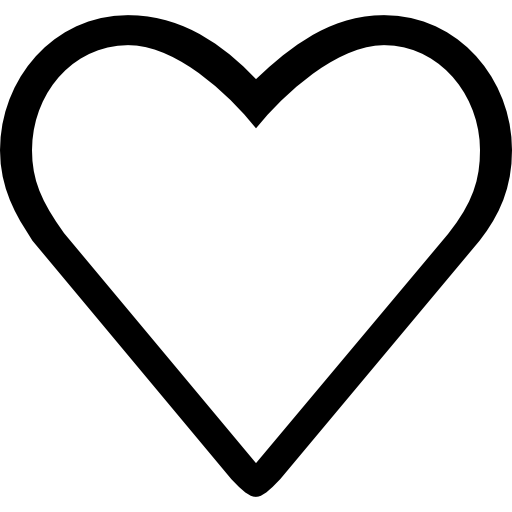
#> input picture CNVRT/testIMG.jpg, 512 x 512 px
$ python -i convertor.py   (imports and definitions only)
#> lines starting #> are read from the running program, lines starting #| are printed output that depends on the picture; after the words box and inside, x2 and y2 are one past the last pixel; in counts of white or black regions, pixels touching at a corner belong together
from PIL import Image
import sys
import os


def merge_forward_commands(commands):
    merged = []
    acc = 0

    for cmd in commands:
        if cmd.startswith("F "):
            acc += int(cmd.split()[1])
        else:
            if acc > 0:
                merged.append(f"F {acc}")
                acc = 0
            merged.append(cmd)

    if acc > 0:
        merged.append(f"F {acc}")

    return merged

DIRS = {
    (1, 0): 0,
    (0, 1): 90,
    (-1, 0): 180,
    (0, -1): 270
}

VECT = {
    0: (1, 0),
    90: (0, 1),
    180: (-1, 0),
    270: (0, -1)
}


def turn(commands, current, target):
    diff = (target - current) % 360
    if diff == 90:
        commands.append("R 90")
    elif diff == 270:
        commands.append("R -90")
    elif diff == 180:
        commands.append("R 90")
        commands.append("R 90")
    return target

def find_contours(pixels, w, h):
    visited = [[False]*w for _ in range(h)]
    contours = []

    def is_black(x, y):
        return 0 <= x < w and 0 <= y < h and pixels[x, y] == 0

    for y in range(h):
        for x in range(w):
            if not is_black(x, y) or visited[y][x]:
                continue

            stack = [(x, y)]
            contour = []

            while stack:
                cx, cy = stack.pop()
                if visited[cy][cx]:
                    continue
                visited[cy][cx] = True

                boundary = False
                for dx, dy in DIRS:
                    nx, ny = cx + dx, cy + dy
                    if not is_black(nx, ny):
                        boundary = True

                if boundary:
                    contour.append((cx, cy))

                for dx, dy in DIRS:
                    nx, ny = cx + dx, cy + dy
                    if is_black(nx, ny) and not visited[ny][nx]:
                        stack.append((nx, ny))

            if len(contour) > 1:
                contours.append(contour)

    return contours


def contour_to_commands(contour, step):
    commands = ["paintON"]
    direction = 0

    cx, cy = contour[0]

    for nx, ny in contour[1:]:
        dx, dy = nx - cx, ny - cy

        if (dx, dy) not in DIRS:
            continue

        target_dir = DIRS[(dx, dy)]
        direction = turn(commands, direction, target_dir)
        commands.append(f"F {step}")

        cx, cy = nx, ny

    commands.append("paintOFF")
    return commands


def image_to_commands_arduino(
    image_path,
    output_path="arduino_commands.txt",
    grid_size=12,
    step_length=10
):
#> called with image_path = 'testIMG.jpg', output_path = 'arduino_commands.txt', grid_size = 12, step_length = 10
    img = Image.open(image_path).convert("L")
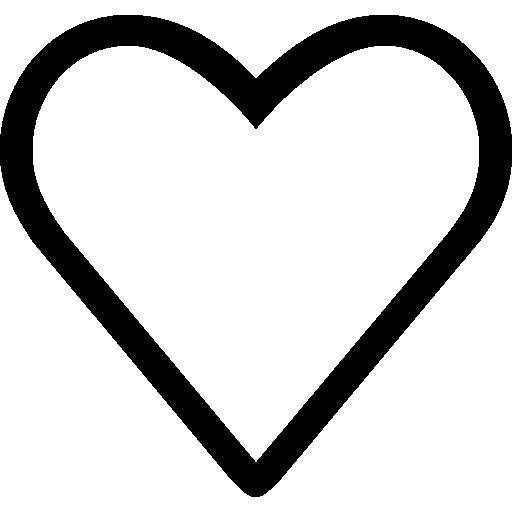
#> img: PIL image 512x512 L; 81.9% white; 1 black region, box (x1, y1, x2, y2) and area: (0, 15, 512, 497) 47346
    img = img.resize((grid_size, grid_size))
    img_bw = img.point(lambda x: 0 if x < 128 else 255, "1")

    pixels = img_bw.load()

    contours = find_contours(pixels, grid_size, grid_size)
#> contours = [[(2, 0), (3, 0)], [(8, 0), (9, 0)], [(4, 1), (5, 1), (5, 2), (6, 2), (6, 1), (7, 1)], [(0, 2), (0, 3), (0, 4)], [(11, 2), (11, 3), (11, 4)], [(1, 5), (1, 6)], [(10, 5), (10, 6)], [(5, 10), (6, 10)]]

    commands = []
    for contour in contours:
        commands.extend(contour_to_commands(contour, step_length))
#> this loop made 8 passes
#> after the loop, commands = 38 items, first 6: 'paintON', 'F 10', 'paintOFF', 'paintON', 'F 10', 'paintOFF'

    # 🔥 ОБЪЕДИНЕНИЕ F
    commands = merge_forward_commands(commands)
#> the loop in merge_forward_commands, `for cmd in commands:` made 38 passes
#> (cmd, acc) on passes 2, 3, 5, 6, 8, 9, 10, 11, 12, 13, 14, 15: ('F 10', 10), ('paintOFF', 0), ('F 10', 10), ('paintOFF', 0), ('F 10', 10), ('R 90', 0), ('F 10', 10), ('R -90', 0), ('F 10', 10), ('R -90', 0), ('F 10', 10), ('R 90', 0)
#> cmd on passes 1, 4, 7, 18, 19, 23: 'paintON', 'paintON', 'paintON', 'paintON', 'R 90', 'paintON'
#> after the loop in merge_forward_commands, `for cmd in commands:`: acc = 0; merged = 36 items, first 6: 'paintON', 'F 10', 'paintOFF', 'paintON', 'F 10', 'paintOFF'
#> commands has the same summary as merged in merge_forward_commands

    with open(output_path, "w", encoding="utf-8") as f:
        for c in commands:
            f.write("\"" + c + "\",\n")
#> this loop made 36 passes
#> c on passes 1 to 12: 'paintON', 'F 10', 'paintOFF', 'paintON', 'F 10', 'paintOFF', 'paintON', 'F 10', 'R 90', 'F 10', 'R -90', 'F 10'

    print(f"Контуров: {len(contours)}")
#| Контуров: 8
    print(f"Команд: {len(commands)}")
#| Команд: 36
    print(f"Файл: {output_path}")

    print("\nУпрощённое изображение:")
    for y in range(grid_size):
        print("".join("X" if pixels[x, y] == 0 else "." for x in range(grid_size)))
#> this loop made 12 passes
#> (printed output is left out)


def main():
    if len(sys.argv) > 1:
        image_path = sys.argv[1]
    else:
        image_path = input("Путь к изображению: ").strip()

    if not os.path.exists(image_path):
        print("Файл не найден")
        return

    grid = input("Размер сетки (Enter=12): ").strip()
    grid = int(grid) if grid else 12

    step = input("Шаг (Enter=10): ").strip()
    step = int(step) if step else 10

    image_to_commands_arduino(
        image_path,
        grid_size=grid,
        step_length=step
    )


# [2 lines not run here, left out]

>>> result = image_to_commands_arduino('testIMG.jpg')
